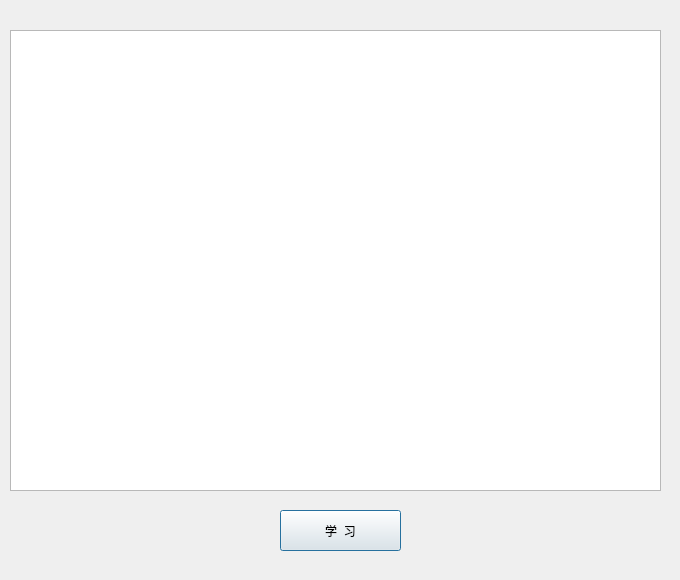
<?xml version="1.0" encoding="UTF-8"?>
<ui version="4.0">
 <class>DetailWindow</class>
 <widget class="QDialog" name="DetailWindow">
  <property name="geometry">
   <rect>
    <x>0</x>
    <y>0</y>
    <width>680</width>
    <height>580</height>
   </rect>
  </property>
  <property name="windowTitle">
   <string>Dialog</string>
  </property>
  <widget class="QPushButton" name="learn_button">
   <property name="geometry">
    <rect>
     <x>280</x>
     <y>510</y>
     <width>121</width>
     <height>41</height>
    </rect>
   </property>
   <property name="text">
    <string>学  习</string>
   </property>
  </widget>
  <widget class="QTableView" name="detail_list">
   <property name="geometry">
    <rect>
     <x>10</x>
     <y>30</y>
     <width>651</width>
     <height>461</height>
    </rect>
   </property>
  </widget>
 </widget>
 <resources/>
 <connections/>
</ui>
